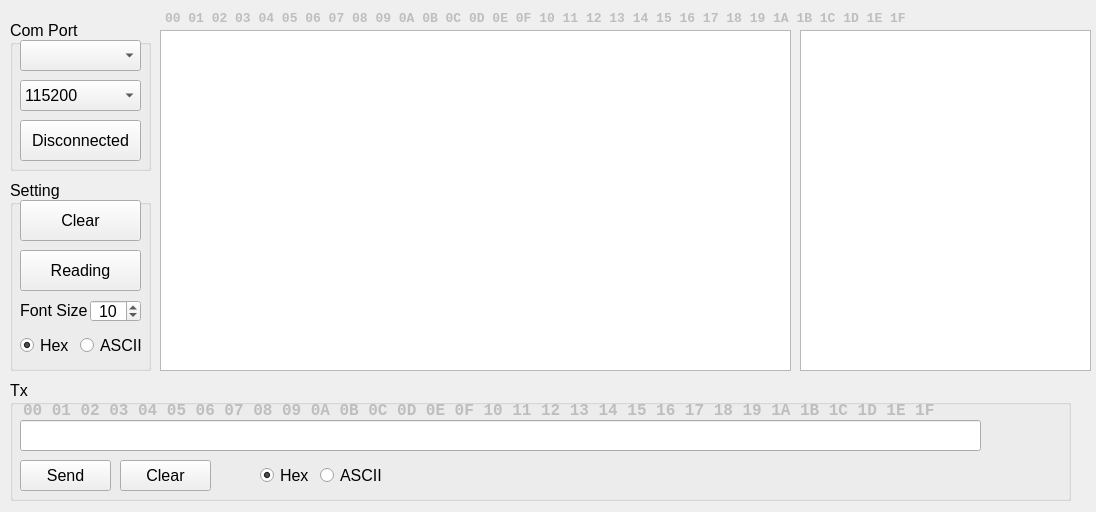
<?xml version="1.0" encoding="UTF-8"?>
<ui version="4.0">
 <class>MainForm</class>
 <widget class="QWidget" name="MainForm">
  <property name="geometry">
   <rect>
    <x>0</x>
    <y>0</y>
    <width>1096</width>
    <height>512</height>
   </rect>
  </property>
  <property name="sizePolicy">
   <sizepolicy hsizetype="Expanding" vsizetype="Expanding">
    <horstretch>0</horstretch>
    <verstretch>0</verstretch>
   </sizepolicy>
  </property>
  <property name="minimumSize">
   <size>
    <width>350</width>
    <height>512</height>
   </size>
  </property>
  <property name="font">
   <font>
    <family>Arial</family>
    <pointsize>12</pointsize>
   </font>
  </property>
  <property name="windowTitle">
   <string>Com Port</string>
  </property>
  <widget class="QGroupBox" name="groupBox_Comport">
   <property name="geometry">
    <rect>
     <x>10</x>
     <y>20</y>
     <width>141</width>
     <height>151</height>
    </rect>
   </property>
   <property name="minimumSize">
    <size>
     <width>141</width>
     <height>151</height>
    </size>
   </property>
   <property name="title">
    <string>Com Port</string>
   </property>
   <widget class="QComboBox" name="comboBox_ComPort">
    <property name="geometry">
     <rect>
      <x>10</x>
      <y>20</y>
      <width>121</width>
      <height>31</height>
     </rect>
    </property>
   </widget>
   <widget class="QComboBox" name="comboBox_BaudRate">
    <property name="geometry">
     <rect>
      <x>10</x>
      <y>60</y>
      <width>121</width>
      <height>31</height>
     </rect>
    </property>
    <property name="styleSheet">
     <string notr="true"/>
    </property>
    <property name="currentIndex">
     <number>2</number>
    </property>
    <item>
     <property name="text">
      <string>9600</string>
     </property>
    </item>
    <item>
     <property name="text">
      <string>57600</string>
     </property>
    </item>
    <item>
     <property name="text">
      <string>115200</string>
     </property>
    </item>
   </widget>
   <widget class="QPushButton" name="pushButton_Connect">
    <property name="geometry">
     <rect>
      <x>10</x>
      <y>100</y>
      <width>121</width>
      <height>41</height>
     </rect>
    </property>
    <property name="sizePolicy">
     <sizepolicy hsizetype="Preferred" vsizetype="Preferred">
      <horstretch>0</horstretch>
      <verstretch>0</verstretch>
     </sizepolicy>
    </property>
    <property name="text">
     <string>Disconnected</string>
    </property>
   </widget>
  </widget>
  <widget class="QTextEdit" name="textEdit_hex">
   <property name="enabled">
    <bool>true</bool>
   </property>
   <property name="geometry">
    <rect>
     <x>160</x>
     <y>30</y>
     <width>631</width>
     <height>341</height>
    </rect>
   </property>
   <property name="sizePolicy">
    <sizepolicy hsizetype="Maximum" vsizetype="Fixed">
     <horstretch>80</horstretch>
     <verstretch>80</verstretch>
    </sizepolicy>
   </property>
   <property name="font">
    <font>
     <family>Courier New</family>
     <pointsize>10</pointsize>
     <weight>75</weight>
     <bold>true</bold>
    </font>
   </property>
   <property name="readOnly">
    <bool>true</bool>
   </property>
  </widget>
  <widget class="QTextEdit" name="textEdit_ascii">
   <property name="enabled">
    <bool>true</bool>
   </property>
   <property name="geometry">
    <rect>
     <x>800</x>
     <y>30</y>
     <width>291</width>
     <height>341</height>
    </rect>
   </property>
   <property name="font">
    <font>
     <family>Courier New</family>
     <pointsize>10</pointsize>
     <weight>75</weight>
     <bold>true</bold>
    </font>
   </property>
   <property name="readOnly">
    <bool>true</bool>
   </property>
  </widget>
  <widget class="QGroupBox" name="groupBox_Setting">
   <property name="geometry">
    <rect>
     <x>10</x>
     <y>180</y>
     <width>141</width>
     <height>191</height>
    </rect>
   </property>
   <property name="minimumSize">
    <size>
     <width>141</width>
     <height>0</height>
    </size>
   </property>
   <property name="title">
    <string>Setting</string>
   </property>
   <widget class="QPushButton" name="pushButton_Clear">
    <property name="geometry">
     <rect>
      <x>10</x>
      <y>20</y>
      <width>121</width>
      <height>41</height>
     </rect>
    </property>
    <property name="sizePolicy">
     <sizepolicy hsizetype="Preferred" vsizetype="Preferred">
      <horstretch>0</horstretch>
      <verstretch>0</verstretch>
     </sizepolicy>
    </property>
    <property name="text">
     <string>Clear</string>
    </property>
   </widget>
   <widget class="QPushButton" name="pushButton_Stop">
    <property name="geometry">
     <rect>
      <x>10</x>
      <y>70</y>
      <width>121</width>
      <height>41</height>
     </rect>
    </property>
    <property name="sizePolicy">
     <sizepolicy hsizetype="Preferred" vsizetype="Preferred">
      <horstretch>0</horstretch>
      <verstretch>0</verstretch>
     </sizepolicy>
    </property>
    <property name="text">
     <string>Reading</string>
    </property>
   </widget>
   <widget class="QLabel" name="label">
    <property name="geometry">
     <rect>
      <x>10</x>
      <y>120</y>
      <width>71</width>
      <height>21</height>
     </rect>
    </property>
    <property name="text">
     <string>Font Size</string>
    </property>
   </widget>
   <widget class="QSpinBox" name="spinBox_FontSize">
    <property name="geometry">
     <rect>
      <x>80</x>
      <y>120</y>
      <width>51</width>
      <height>22</height>
     </rect>
    </property>
    <property name="alignment">
     <set>Qt::AlignCenter</set>
    </property>
    <property name="minimum">
     <number>6</number>
    </property>
    <property name="value">
     <number>10</number>
    </property>
   </widget>
   <widget class="QRadioButton" name="radioButton_Text_Hex">
    <property name="geometry">
     <rect>
      <x>10</x>
      <y>150</y>
      <width>61</width>
      <height>31</height>
     </rect>
    </property>
    <property name="text">
     <string>Hex</string>
    </property>
    <property name="checked">
     <bool>true</bool>
    </property>
   </widget>
   <widget class="QRadioButton" name="radioButton_Text_Ascii">
    <property name="geometry">
     <rect>
      <x>70</x>
      <y>150</y>
      <width>75</width>
      <height>31</height>
     </rect>
    </property>
    <property name="text">
     <string>ASCII</string>
    </property>
   </widget>
  </widget>
  <widget class="QGroupBox" name="groupBox_Tx">
   <property name="enabled">
    <bool>true</bool>
   </property>
   <property name="geometry">
    <rect>
     <x>10</x>
     <y>380</y>
     <width>1061</width>
     <height>121</height>
    </rect>
   </property>
   <property name="minimumSize">
    <size>
     <width>0</width>
     <height>121</height>
    </size>
   </property>
   <property name="title">
    <string>Tx</string>
   </property>
   <widget class="QLineEdit" name="lineEdit_Tx">
    <property name="geometry">
     <rect>
      <x>10</x>
      <y>40</y>
      <width>961</width>
      <height>31</height>
     </rect>
    </property>
    <property name="minimumSize">
     <size>
      <width>0</width>
      <height>31</height>
     </size>
    </property>
    <property name="font">
     <font>
      <family>Courier New</family>
      <pointsize>12</pointsize>
      <weight>75</weight>
      <bold>true</bold>
     </font>
    </property>
   </widget>
   <widget class="QPushButton" name="pushButton_Tx_Send">
    <property name="geometry">
     <rect>
      <x>10</x>
      <y>80</y>
      <width>91</width>
      <height>31</height>
     </rect>
    </property>
    <property name="sizePolicy">
     <sizepolicy hsizetype="Preferred" vsizetype="Preferred">
      <horstretch>0</horstretch>
      <verstretch>0</verstretch>
     </sizepolicy>
    </property>
    <property name="text">
     <string>Send</string>
    </property>
   </widget>
   <widget class="QPushButton" name="pushButton_Tx_Clear">
    <property name="geometry">
     <rect>
      <x>110</x>
      <y>80</y>
      <width>91</width>
      <height>31</height>
     </rect>
    </property>
    <property name="text">
     <string>Clear</string>
    </property>
   </widget>
   <widget class="QRadioButton" name="radioButton_Ascii">
    <property name="geometry">
     <rect>
      <x>310</x>
      <y>80</y>
      <width>75</width>
      <height>31</height>
     </rect>
    </property>
    <property name="text">
     <string>ASCII</string>
    </property>
   </widget>
   <widget class="QRadioButton" name="radioButton_Hex">
    <property name="geometry">
     <rect>
      <x>250</x>
      <y>80</y>
      <width>61</width>
      <height>31</height>
     </rect>
    </property>
    <property name="text">
     <string>Hex</string>
    </property>
    <property name="checked">
     <bool>true</bool>
    </property>
   </widget>
   <widget class="QLabel" name="label_Tx_HexNum">
    <property name="enabled">
     <bool>false</bool>
    </property>
    <property name="geometry">
     <rect>
      <x>13</x>
      <y>20</y>
      <width>961</width>
      <height>21</height>
     </rect>
    </property>
    <property name="font">
     <font>
      <family>Courier New</family>
      <pointsize>12</pointsize>
      <weight>75</weight>
      <bold>true</bold>
     </font>
    </property>
    <property name="text">
     <string>00 01 02 03 04 05 06 07 08 09 0A 0B 0C 0D 0E 0F 10 11 12 13 14 15 16 17 18 19 1A 1B 1C 1D 1E 1F</string>
    </property>
   </widget>
  </widget>
  <widget class="QLabel" name="label_HexPos">
   <property name="enabled">
    <bool>false</bool>
   </property>
   <property name="geometry">
    <rect>
     <x>165</x>
     <y>10</y>
     <width>921</width>
     <height>16</height>
    </rect>
   </property>
   <property name="font">
    <font>
     <family>Courier New</family>
     <pointsize>10</pointsize>
     <weight>75</weight>
     <bold>true</bold>
    </font>
   </property>
   <property name="text">
    <string>00 01 02 03 04 05 06 07 08 09 0A 0B 0C 0D 0E 0F 10 11 12 13 14 15 16 17 18 19 1A 1B 1C 1D 1E 1F</string>
   </property>
  </widget>
  <zorder>label_HexPos</zorder>
  <zorder>groupBox_Comport</zorder>
  <zorder>textEdit_hex</zorder>
  <zorder>textEdit_ascii</zorder>
  <zorder>groupBox_Setting</zorder>
  <zorder>groupBox_Tx</zorder>
 </widget>
 <resources/>
 <connections/>
</ui>
